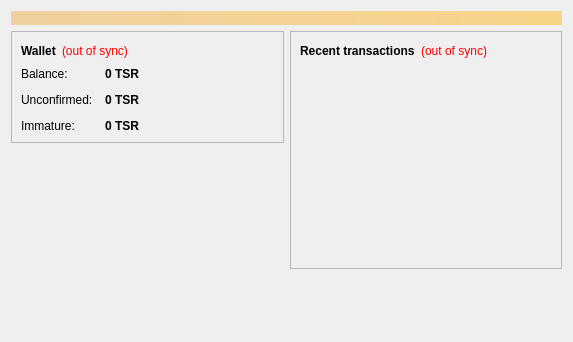
<?xml version="1.0" encoding="UTF-8"?>
<ui version="4.0">
 <class>OverviewPage</class>
 <widget class="QWidget" name="OverviewPage">
  <property name="geometry">
   <rect>
    <x>0</x>
    <y>0</y>
    <width>573</width>
    <height>342</height>
   </rect>
  </property>
  <property name="windowTitle">
   <string>Form</string>
  </property>
  <layout class="QVBoxLayout" name="topLayout">
   <item>
    <widget class="QLabel" name="labelAlerts">
     <property name="visible">
      <bool>false</bool>
     </property>
     <property name="styleSheet">
      <string notr="true">background-color: qlineargradient(x1: 0, y1: 0, x2: 1, y2: 0, stop:0 #F0D0A0, stop:1 #F8D488); color:#000000;</string>
     </property>
     <property name="wordWrap">
      <bool>true</bool>
     </property>
     <property name="margin">
      <number>3</number>
     </property>
    </widget>
   </item>
   <item>
    <layout class="QHBoxLayout" name="horizontalLayout" stretch="1,1">
     <item>
      <layout class="QVBoxLayout" name="verticalLayout_2">
       <item>
        <widget class="QFrame" name="frame">
         <property name="frameShape">
          <enum>QFrame::StyledPanel</enum>
         </property>
         <property name="frameShadow">
          <enum>QFrame::Raised</enum>
         </property>
         <layout class="QVBoxLayout" name="verticalLayout_4">
          <item>
           <layout class="QHBoxLayout" name="horizontalLayout_4">
            <item>
             <widget class="QLabel" name="label_5">
              <property name="font">
               <font>
                <weight>75</weight>
                <bold>true</bold>
               </font>
              </property>
              <property name="text">
               <string>Wallet</string>
              </property>
             </widget>
            </item>
            <item>
             <widget class="QLabel" name="labelWalletStatus">
              <property name="toolTip">
               <string>The displayed information may be out of date. Your wallet automatically synchronizes with the Tesseract network after a connection is established, but this process has not completed yet.</string>
              </property>
              <property name="styleSheet">
               <string notr="true">QLabel { color: red; }</string>
              </property>
              <property name="text">
               <string notr="true">(out of sync)</string>
              </property>
              <property name="alignment">
               <set>Qt::AlignLeading|Qt::AlignLeft|Qt::AlignVCenter</set>
              </property>
             </widget>
            </item>
            <item>
             <spacer name="horizontalSpacer_2">
              <property name="orientation">
               <enum>Qt::Horizontal</enum>
              </property>
              <property name="sizeHint" stdset="0">
               <size>
                <width>40</width>
                <height>20</height>
               </size>
              </property>
             </spacer>
            </item>
           </layout>
          </item>
          <item>
           <layout class="QFormLayout" name="formLayout_2">
            <property name="fieldGrowthPolicy">
             <enum>QFormLayout::AllNonFixedFieldsGrow</enum>
            </property>
            <property name="horizontalSpacing">
             <number>12</number>
            </property>
            <property name="verticalSpacing">
             <number>12</number>
            </property>
            <item row="0" column="0">
             <widget class="QLabel" name="label">
              <property name="text">
               <string>Balance:</string>
              </property>
             </widget>
            </item>
            <item row="0" column="1">
             <widget class="QLabel" name="labelBalance">
              <property name="font">
               <font>
                <weight>75</weight>
                <bold>true</bold>
               </font>
              </property>
              <property name="cursor">
               <cursorShape>IBeamCursor</cursorShape>
              </property>
              <property name="toolTip">
               <string>Your current balance</string>
              </property>
              <property name="text">
               <string notr="true">0 TSR</string>
              </property>
              <property name="textInteractionFlags">
               <set>Qt::LinksAccessibleByMouse|Qt::TextSelectableByKeyboard|Qt::TextSelectableByMouse</set>
              </property>
             </widget>
            </item>
            <item row="1" column="0">
             <widget class="QLabel" name="label_3">
              <property name="text">
               <string>Unconfirmed:</string>
              </property>
             </widget>
            </item>
            <item row="1" column="1">
             <widget class="QLabel" name="labelUnconfirmed">
              <property name="font">
               <font>
                <weight>75</weight>
                <bold>true</bold>
               </font>
              </property>
              <property name="cursor">
               <cursorShape>IBeamCursor</cursorShape>
              </property>
              <property name="toolTip">
               <string>Total of transactions that have yet to be confirmed, and do not yet count toward the current balance</string>
              </property>
              <property name="text">
               <string notr="true">0 TSR</string>
              </property>
              <property name="textInteractionFlags">
               <set>Qt::LinksAccessibleByMouse|Qt::TextSelectableByKeyboard|Qt::TextSelectableByMouse</set>
              </property>
             </widget>
            </item>
            <item row="2" column="0">
             <widget class="QLabel" name="labelImmatureText">
              <property name="text">
               <string>Immature:</string>
              </property>
             </widget>
            </item>
            <item row="2" column="1">
             <widget class="QLabel" name="labelImmature">
              <property name="font">
               <font>
                <weight>75</weight>
                <bold>true</bold>
               </font>
              </property>
              <property name="toolTip">
               <string>Mined balance that has not yet matured</string>
              </property>
              <property name="text">
               <string notr="true">0 TSR</string>
              </property>
              <property name="textInteractionFlags">
               <set>Qt::LinksAccessibleByMouse|Qt::TextSelectableByKeyboard|Qt::TextSelectableByMouse</set>
              </property>
             </widget>
            </item>
           </layout>
          </item>
         </layout>
        </widget>
       </item>
       <item>
        <spacer name="verticalSpacer">
         <property name="orientation">
          <enum>Qt::Vertical</enum>
         </property>
         <property name="sizeHint" stdset="0">
          <size>
           <width>20</width>
           <height>40</height>
          </size>
         </property>
        </spacer>
       </item>
      </layout>
     </item>
     <item>
      <layout class="QVBoxLayout" name="verticalLayout_3">
       <item>
        <widget class="QFrame" name="frame_2">
         <property name="frameShape">
          <enum>QFrame::StyledPanel</enum>
         </property>
         <property name="frameShadow">
          <enum>QFrame::Raised</enum>
         </property>
         <layout class="QVBoxLayout" name="verticalLayout">
          <item>
           <layout class="QHBoxLayout" name="horizontalLayout_2">
            <item>
             <widget class="QLabel" name="label_4">
              <property name="text">
               <string>&lt;b&gt;Recent transactions&lt;/b&gt;</string>
              </property>
             </widget>
            </item>
            <item>
             <widget class="QLabel" name="labelTransactionsStatus">
              <property name="toolTip">
               <string>The displayed information may be out of date. Your wallet automatically synchronizes with the Tesseract network after a connection is established, but this process has not completed yet.</string>
              </property>
              <property name="styleSheet">
               <string notr="true">QLabel { color: red; }</string>
              </property>
              <property name="text">
               <string notr="true">(out of sync)</string>
              </property>
              <property name="alignment">
               <set>Qt::AlignRight|Qt::AlignTrailing|Qt::AlignVCenter</set>
              </property>
             </widget>
            </item>
            <item>
             <spacer name="horizontalSpacer">
              <property name="orientation">
               <enum>Qt::Horizontal</enum>
              </property>
              <property name="sizeHint" stdset="0">
               <size>
                <width>40</width>
                <height>20</height>
               </size>
              </property>
             </spacer>
            </item>
           </layout>
          </item>
          <item>
           <widget class="QListView" name="listTransactions">
            <property name="styleSheet">
             <string notr="true">QListView { background: transparent; }</string>
            </property>
            <property name="frameShape">
             <enum>QFrame::NoFrame</enum>
            </property>
            <property name="verticalScrollBarPolicy">
             <enum>Qt::ScrollBarAlwaysOff</enum>
            </property>
            <property name="horizontalScrollBarPolicy">
             <enum>Qt::ScrollBarAlwaysOff</enum>
            </property>
            <property name="selectionMode">
             <enum>QAbstractItemView::NoSelection</enum>
            </property>
           </widget>
          </item>
         </layout>
        </widget>
       </item>
       <item>
        <spacer name="verticalSpacer_2">
         <property name="orientation">
          <enum>Qt::Vertical</enum>
         </property>
         <property name="sizeHint" stdset="0">
          <size>
           <width>20</width>
           <height>40</height>
          </size>
         </property>
        </spacer>
       </item>
      </layout>
     </item>
    </layout>
   </item>
  </layout>
 </widget>
 <resources/>
 <connections/>
</ui>
